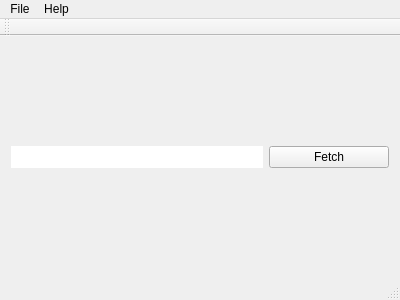
<?xml version="1.0" encoding="UTF-8"?>
<ui version="4.0">
 <class>MainWindow</class>
 <widget class="QMainWindow" name="MainWindow">
  <property name="geometry">
   <rect>
    <x>0</x>
    <y>0</y>
    <width>400</width>
    <height>300</height>
   </rect>
  </property>
  <property name="windowTitle">
   <string>MainWindow</string>
  </property>
  <widget class="QWidget" name="centralWidget">
   <layout class="QGridLayout" name="gridLayout">
    <item row="0" column="0">
     <layout class="QHBoxLayout" name="horizontalLayout">
      <item>
       <widget class="QLabel" name="lblView">
        <property name="styleSheet">
         <string notr="true">background:rgb(255,255,255);</string>
        </property>
        <property name="text">
         <string/>
        </property>
       </widget>
      </item>
      <item>
       <widget class="QPushButton" name="cmdFetch">
        <property name="minimumSize">
         <size>
          <width>120</width>
          <height>0</height>
         </size>
        </property>
        <property name="maximumSize">
         <size>
          <width>120</width>
          <height>16777215</height>
         </size>
        </property>
        <property name="text">
         <string>Fetch</string>
        </property>
       </widget>
      </item>
     </layout>
    </item>
   </layout>
  </widget>
  <widget class="QMenuBar" name="menuBar">
   <property name="geometry">
    <rect>
     <x>0</x>
     <y>0</y>
     <width>400</width>
     <height>27</height>
    </rect>
   </property>
   <widget class="QMenu" name="menuFile">
    <property name="title">
     <string>File</string>
    </property>
    <addaction name="actionView_Log"/>
    <addaction name="separator"/>
    <addaction name="actionExit"/>
   </widget>
   <widget class="QMenu" name="menuHelp">
    <property name="title">
     <string>Help</string>
    </property>
    <addaction name="actionHelp"/>
    <addaction name="separator"/>
    <addaction name="actionAbout"/>
   </widget>
   <addaction name="menuFile"/>
   <addaction name="menuHelp"/>
  </widget>
  <widget class="QToolBar" name="mainToolBar">
   <attribute name="toolBarArea">
    <enum>TopToolBarArea</enum>
   </attribute>
   <attribute name="toolBarBreak">
    <bool>false</bool>
   </attribute>
  </widget>
  <widget class="QStatusBar" name="statusBar"/>
  <action name="actionView_Log">
   <property name="text">
    <string>View &amp;Log</string>
   </property>
  </action>
  <action name="actionExit">
   <property name="text">
    <string>Exit</string>
   </property>
  </action>
  <action name="actionHelp">
   <property name="text">
    <string>Help</string>
   </property>
  </action>
  <action name="actionAbout">
   <property name="text">
    <string>About</string>
   </property>
  </action>
 </widget>
 <layoutdefault spacing="6" margin="11"/>
 <resources/>
 <connections/>
</ui>
